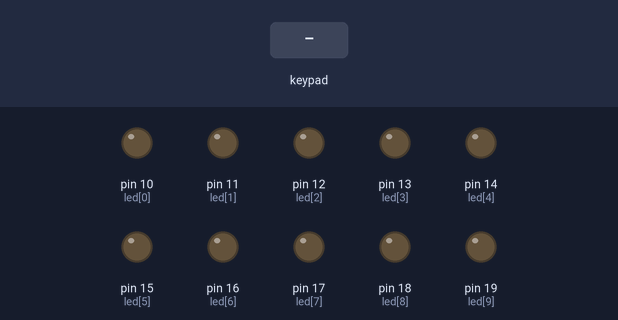
This sketch was run on a simulated Arduino Uno, built with avr-gcc and run on an emulated ATmega328P. On the bench: output pins drawn as LEDs (lit = HIGH). Wiring (inferred from the names in the program): 4×4 keypad with keys A 1 2 3 B 4 5 6 C 7 8 9 E F 0 D: rows pin 2, pin 3, pin 4, pin 5; columns pin 6, pin 7, pin 8, pin 9. The inputs (shaded band) are chosen by the test bench. Pins used as bus, display or sensor lines are not drawn.

Above: at 1.2 s.
1.3 s: key '1' pressed
At 2.6 s:
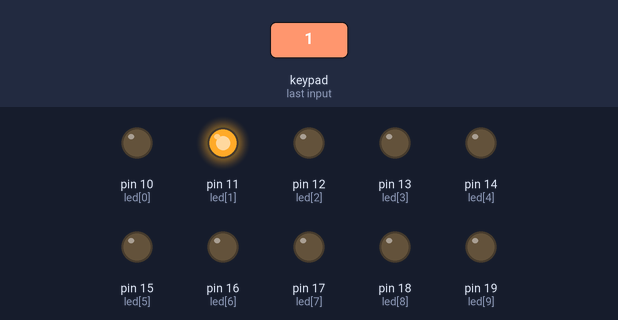
2.9 s: keypad keys 1 2 pressed 0.4 s apart
At 4.1 s:
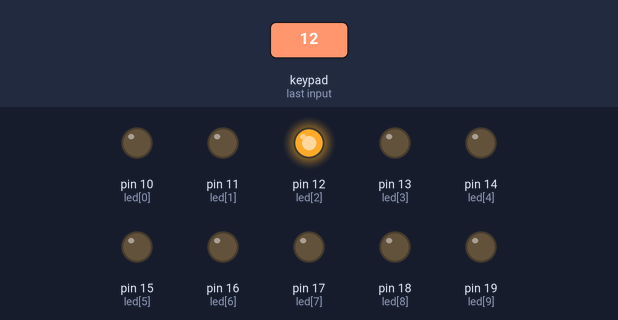
5.2 s: key '3' pressed
At 6.5 s:
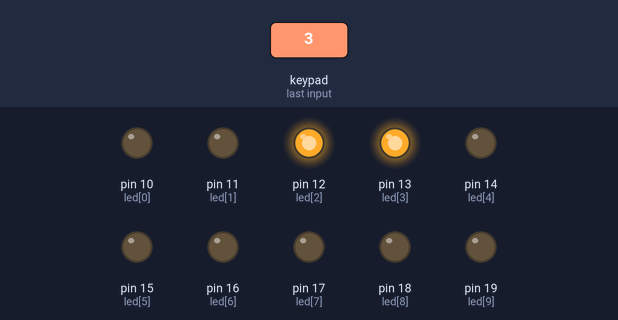
6.8 s: keypad keys 1 2 A pressed 0.4 s apart
At 8.3 s:
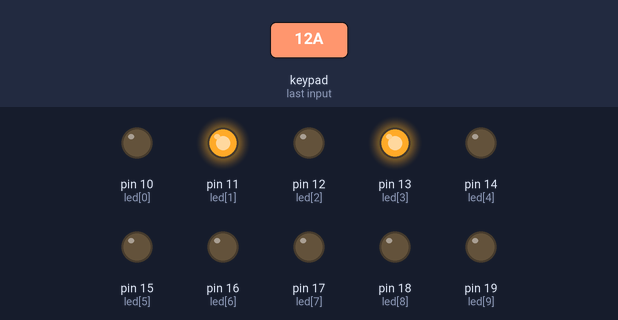
9.5 s: key '4' pressed
At 10.0 s:
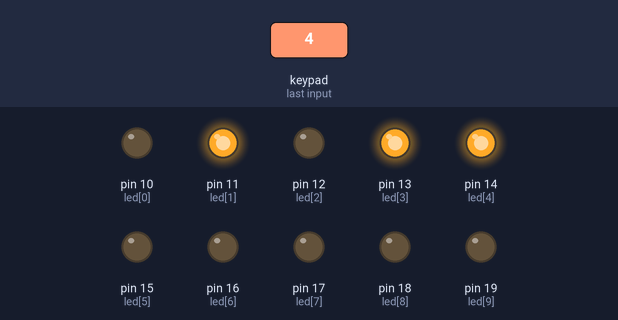
11.1 s: keypad keys 1 2 D pressed 0.4 s apart
At 12.7 s:
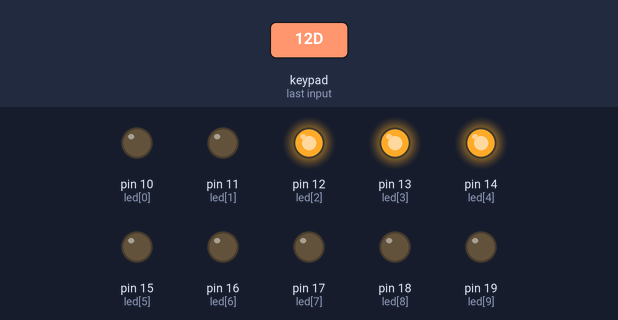
Timing chart, 0 to 14.2 s (numbered marks = the images above; inputs shaded):
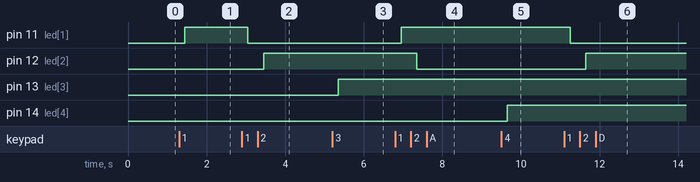

The sketch:

hw2.ino
```cpp
int i;
int j;
int k;
int ledStatus[10];
const int numCols=4;
const int numRows=4;
const int debounceDelay=20;
const int led[]={10,11,12,13,14,15,16,17,18,19};
const int col[]={6,7,8,9};
const int row[]={2,3,4,5};
const int keyMap[numRows][numCols]=
{  {10,1,2,3},
   {11,4,5,6},
   {12,7,8,9},
   {13,15,0,14}  };

void setup() {
  // put your setup code here, to run once:
for(i=0;i<numCols;i++)
{
  pinMode(col[i],OUTPUT);
  digitalWrite(col[i],HIGH);
}
for(j=0;j<numRows;j++)
{
  pinMode(row[j],INPUT);
  digitalWrite(row[j],HIGH);
}
for(k=0;k<10;k++)
{
  pinMode(led[k],OUTPUT);
  digitalWrite(led[k],LOW);
  ledStatus[k]=LOW;
  }
}
void loop() {
  // put your main code here, to run repeatedly:
int key=getKey();
if(key>=0 && key<=9)
{
  ledStatus[key]=!ledStatus[key];
  digitalWrite(led[key],ledStatus[key]);
  }
}

int getKey()
{
  int i;
  int j;
  int key=-1;
  for(i=0;i<numCols;i++)
  {
    digitalWrite(col[i],LOW);
    for(j=0;j<numRows;j++)
    {
      if(digitalRead(row[j])==LOW)
      {
        delay(debounceDelay);
        while(digitalRead(row[j])==LOW)
        ;
        key=keyMap[j][i];
      }
    }
    digitalWrite(col[i],HIGH);
  }
  return(key);
}
```

Measured:
- after the input at 1.3 s, pin 11 (led[1]): LOW → HIGH after 0.15 s
- after the input at 2.9 s, pin 11 (led[1]): HIGH → LOW after 0.15 s; pin 12 (led[2]): LOW → HIGH after 0.55 s
- after the input at 5.2 s, pin 13 (led[3]): LOW → HIGH after 0.15 s
- after the input at 6.8 s, pin 11 (led[1]): LOW → HIGH after 0.15 s; pin 12 (led[2]): HIGH → LOW after 0.55 s
- after the input at 9.5 s, pin 14 (led[4]): LOW → HIGH after 0.15 s
- after the input at 11.1 s, pin 11 (led[1]): HIGH → LOW after 0.15 s; pin 12 (led[2]): LOW → HIGH after 0.55 s
